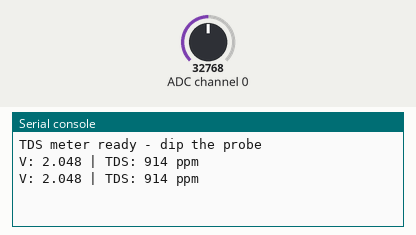
A program run on a simulated CircuitPython board. On the bench: the last lines printed to the serial console. The test bench sets the inputs (shaded band); at power-on: ADC channel 0 = 32768 (analog values on the 0–65535 scale).

Above: at 1.2 s.
1.3 s: ADC channel 0 set to 45874
At 2.6 s:
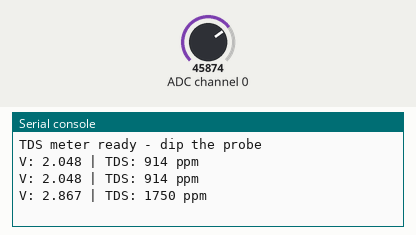
2.8 s: ADC channel 0 set to 57670
At 4.0 s:
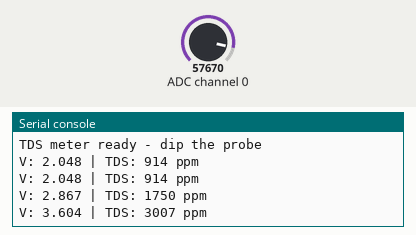
Timing chart, 0 to 5.8 s (numbered marks = the images above; inputs shaded):
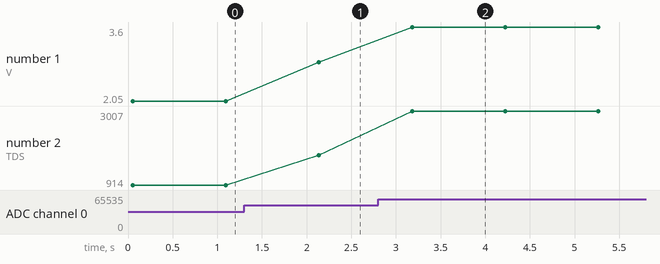

Measured:
- after the input at 1.3 s, the serial console: prints a new line after 0.84 s (image 1)
- after the input at 2.8 s, the serial console: prints a new line after 0.38 s (image 2)
- plotted number 1: 2.05 → 2.87 after the input at 1.3 s, 2.87 → 3.6 after the input at 2.8 s
- plotted number 2: 914 → 1750 after the input at 1.3 s, 1750 → 3007 after the input at 2.8 s

The program:

example.py
```python
# Python example for Raspberry Pi using an ADS1115 ADC to read the sensor voltage on A0, average samples, apply temperature compensation, and print TDS ppm.
#
# Buy this module: https://shillehtek.com/products/tds-water-sensor-module-arduino-raspberry-pi-esp32
# Full manual: https://shillehtek.com/blogs/shillehtek-product-manuals/tds-water-sensor-module-arduino-raspberry-pi-esp32-manual
# More examples: https://github.com/shillehbean/shillehtek-examples
#

#!/usr/bin/env python3
# Analog TDS Meter - Raspberry Pi + ADS1115 Example
# A->ADS1115 A0, +->3.3V, -->GND
# Install: pip3 install adafruit-circuitpython-ads1x15

import time
import board, busio
import adafruit_ads1x15.ads1115 as ADS
from adafruit_ads1x15.analog_in import AnalogIn

i2c = busio.I2C(board.SCL, board.SDA)
ads = ADS.ADS1115(i2c)
ads.gain = 1
chan = AnalogIn(ads, ADS.P0)

WATER_TEMP = 25.0

def tds_ppm(volts, temp_c):
    v = volts / (1.0 + 0.02 * (temp_c - 25.0))
    return (133.42 * v**3 - 255.86 * v**2 + 857.39 * v) * 0.5

print("TDS meter ready - dip the probe")
try:
    while True:
        volts = sum(chan.voltage for _ in range(15)) / 15
        print(f"V: {volts:.3f} | TDS: {tds_ppm(volts, WATER_TEMP):.0f} ppm")
        time.sleep(1)
except KeyboardInterrupt:
    print("Stopped by user")
```
